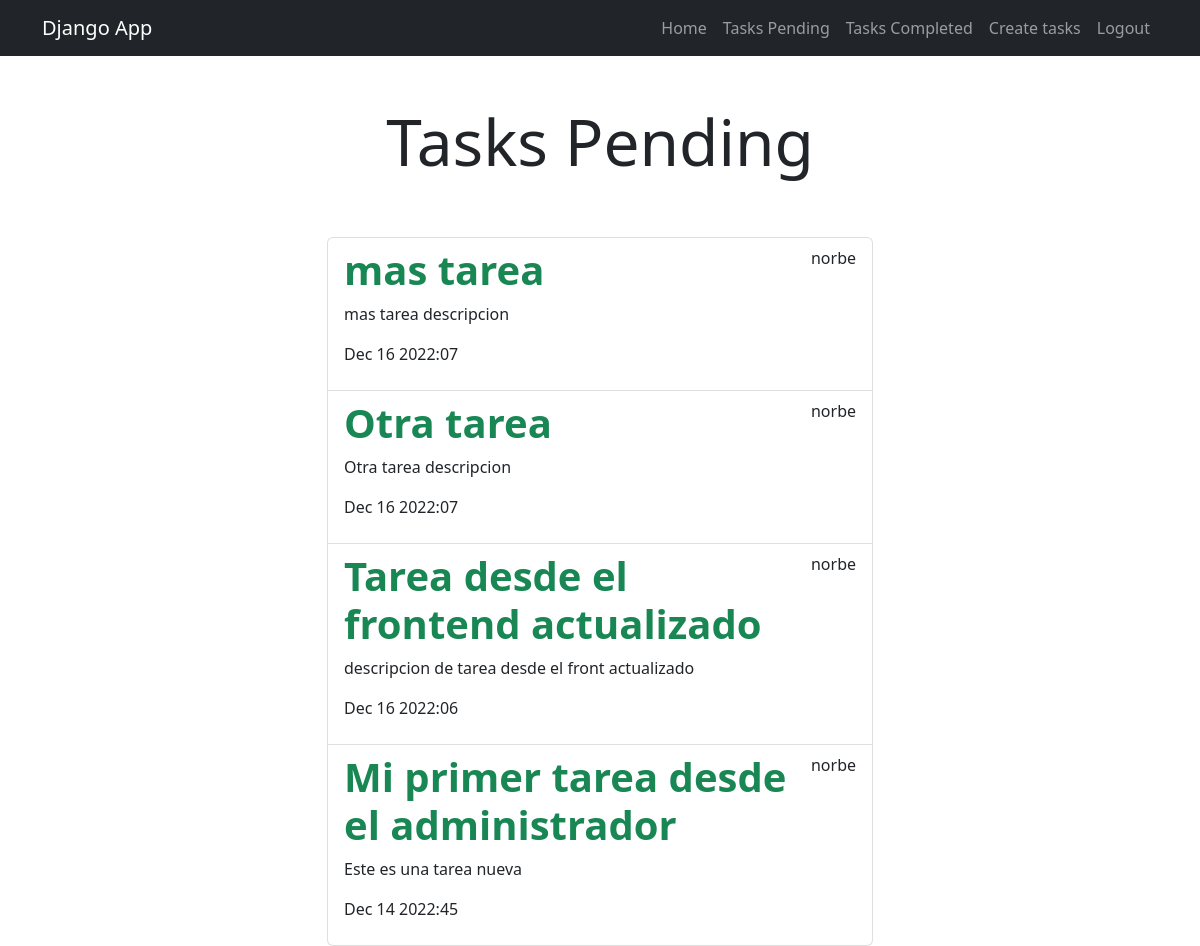
/tasks_completed/ (signed in), run on an earlier commit of the app's database.
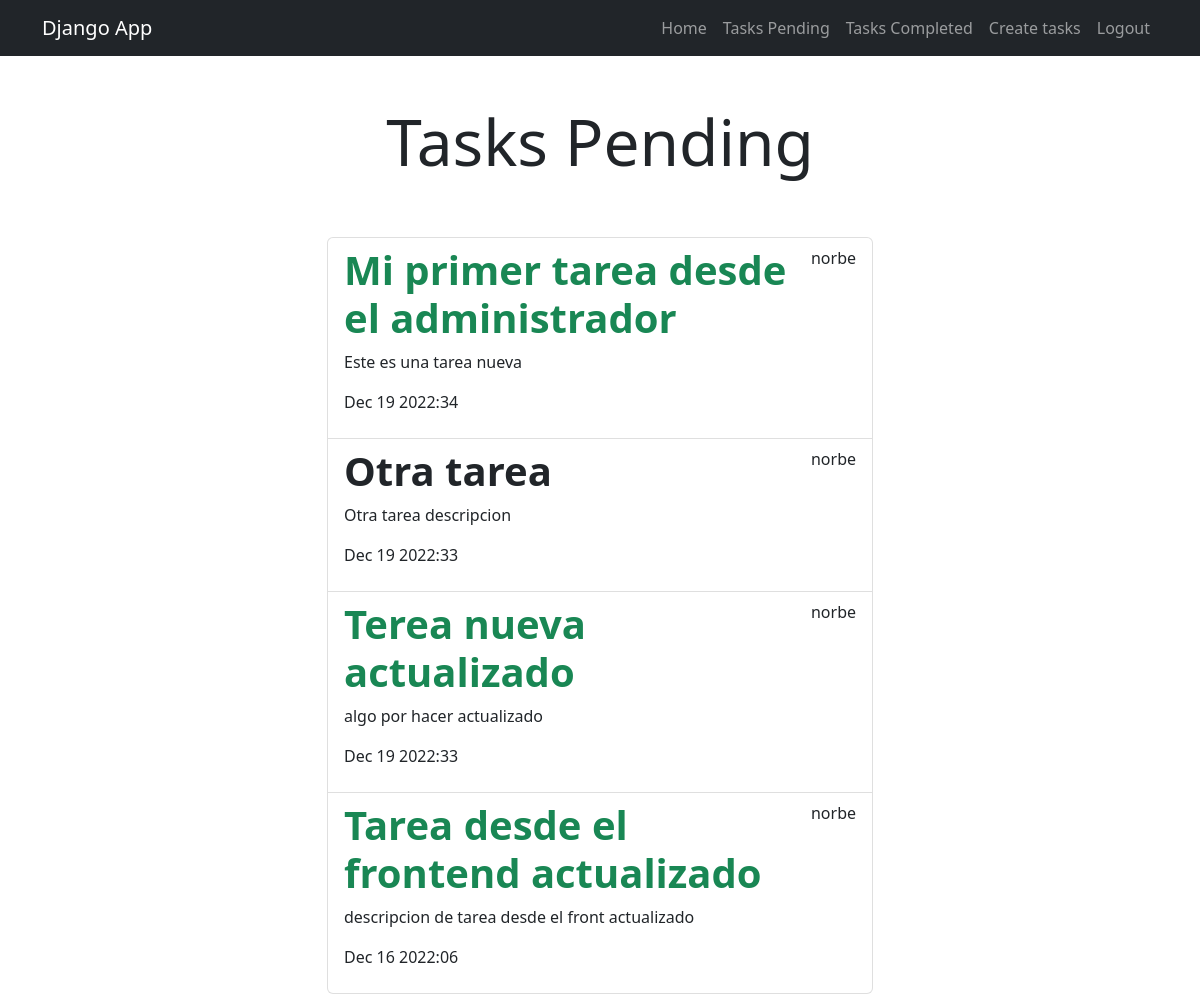
And on a later commit of the database.
### tasks/models.py (models this page shows, shortened)
class Task(models.Model):
    title = models.CharField(max_length=100)
    description = models.TextField(blank=True)
    created = models.DateTimeField(auto_now_add=True)
    datecompleted = models.DateTimeField(null=True, blank=True)
    important = models.BooleanField(default=False)
    user = models.ForeignKey(User, on_delete=models.CASCADE)

### tasks/views.py (the view)
# urls.py: path('tasks_completed/', views.tasks_completed, name='tasks_completed'),
@login_required
def tasks_completed(request):
    tasks = Task.objects.filter(
            user=request.user,
            datecompleted__isnull=False
        ).order_by('-datecompleted')
    return render(request, 'tasks.html', {
        'tasks': tasks
    })

### tasks/templates/tasks.html
{% extends 'base.html' %}
{% block content %}
<main class="container">
    <div class="row">
        <div class="col-md-6 offset-md-3">
            <h1 class="text-center display-3 py-5">Tasks Pending</h1>
            <ul class="list-group">
                {% for task in tasks %}
                    <a class="list-group-item" href="{% url 'task_detail' task.id %}">
                        <header class="d-flex justify-content-between">
                            {% if task.important %}
                                <h1 class="fw-bold text-success">{{ task.title }}</h1>
                            {% else %}
                                <h1 class="fw-bold">{{ task.title }}</h1>
                            {% endif %}
                            <p>{{ task.user.username }}</p>
                        </header>
                        <p>{{ task.description }}</p>
                        <p>{{ task.datecompleted|date:'M j Y:i' }}</p>
                    </a>
                {% endfor %}
            </ul>
        </div>
    </div>
</main>
{% endblock %}

What changed in the data, as far as the page shows it:
removed Task: title "mas tarea", user.username "norbe", description "mas tarea descripcion", datecompleted "Dec 16 2022:07"
changed Task "Mi primer tarea desde el administrador": datecompleted "Dec 14 2022:45" → "Dec 19 2022:34"; moves up the list
changed Task "Otra tarea": important True → False (drawn); datecompleted "Dec 16 2022:07" → "Dec 19 2022:33"
now on this page (row edited): Task: title "Terea nueva actualizado", user.username "norbe", description "algo por hacer actualizado", datecompleted "Dec 19 2022:33"
